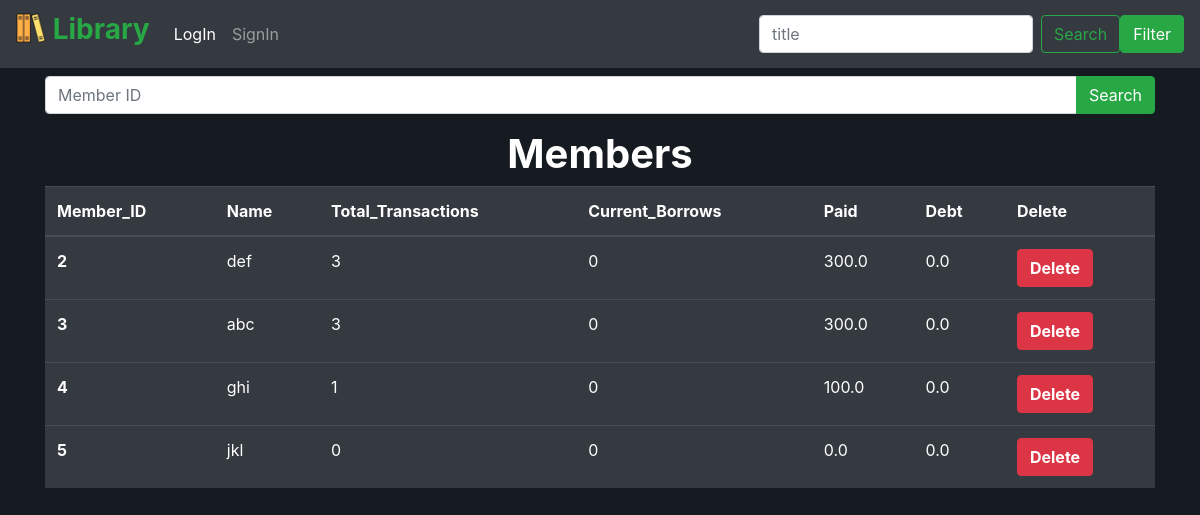
Before: /membersinfo with the older database file.
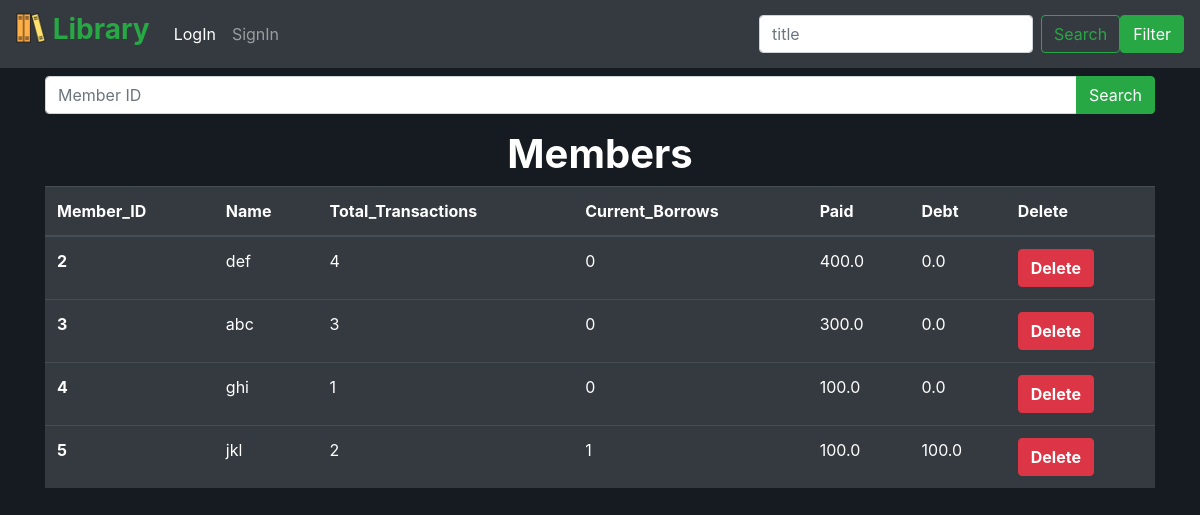
After: the same page with the newer database file.
### src/models.py (models this page shows, shortened)
class members(db.Model):
    id = db.Column('member_id' , db.Integer , primary_key=True)
    name = db.Column(db.String(100) , nullable=False)
    email = db.Column(db.String(100) , nullable=False , unique=True)
    count = db.Column(db.Integer , nullable=False)
    total_transactions = db.Column(db.Integer , nullable=False)
    paid = db.Column(db.Float , nullable=False)
    debt = db.Column(db.Float , nullable=False)

### src/app.py (the view)
@app.route('/membersinfo' , methods=['GET' , 'POST'])
def membersinfo():
    if request.method=="GET":
        if request.args:
            a = members.query.get(request.args.get("memberid"))
            if a is None:
                return render_template("memberinfo.html" , data=[])
            else:
                return render_template("memberinfo.html" , data=[a])
        else:
            return render_template("memberinfo.html" , data=members.query.all())
    else:
        a = members.query.get(request.form.get("member_id"))
        db.session.delete(a)
        db.session.commit()
        return render_template("memberinfo.html" , data=members.query.all())

### src/templates/memberinfo.html (shortened to what this page needs)
{% extends "base.html" %} {% block mainbody %}
<div class="container-md">
  <form action="/membersinfo">
    <div class="input-group mb-3">
      <input type="text" class="form-control" placeholder="Member ID" id="memberid" name="memberid" />
      <div class="input-group-append">
        <button class="btn btn-success" type="submit">Search</button>
      </div>
    </div>
  </form>
</div>
<center><h1 style="color: white; font-weight: bold">Members</h1></center>
<div class="container-sm memberinfobody">
  {% if not data|length==0 %}
  <table class="table table-hover table-dark">
    <thead>
      <tr>
        <th scope="col">Member_ID</th>
        <th scope="col">Name</th>
        <th scope="col">Total_Transactions</th>
        <th scope="col">Current_Borrows</th>
        <th scope="col">Paid</th>
        <th scope="col">Debt</th>
        <th scope="col">Delete</th>
      </tr>
    </thead>
    <tbody>
      {% for i in data %}
      <tr>
        <th scope="row">{{ i.id }}</th>
        <td>{{ i.name }}</td>
        <td>{{ i.total_transactions }}</td>
        <td>{{ i.count }}</td>
        <td>{{ i.paid }}</td>
        <td>{{ i.debt }}</td>
        <td>
          <form action="/membersinfo" method="post">
            <button type="submit" class="btn btn-danger" style="font-weight: bold">Delete</button>
          </form>
        </td>
      </tr>
      {% endfor %}
    </tbody>
  </table>
  {% endif %}
</div>
{% endblock %}

Changed rows visible on the page:
changed members "def": total_transactions "3" → "4"; paid "300.0" → "400.0"
changed members "jkl": total_transactions "0" → "2"; count "0" → "1"; paid "0.0" → "100.0"; debt "0.0" → "100.0"
